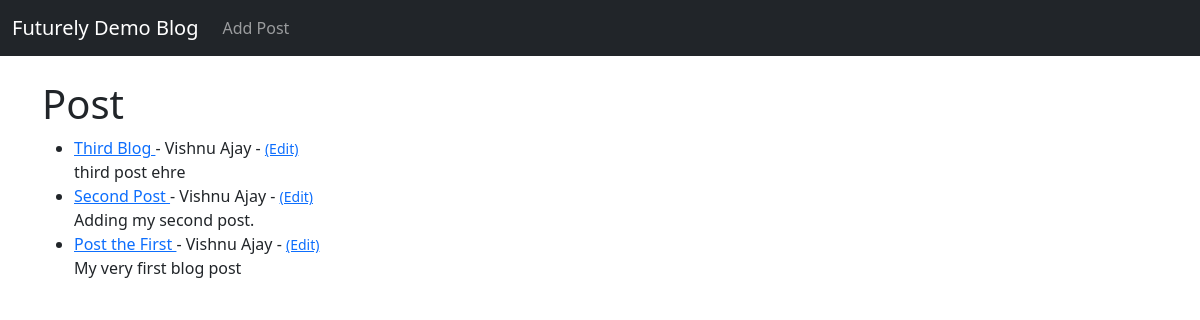
/, run on an earlier commit of the app's database.
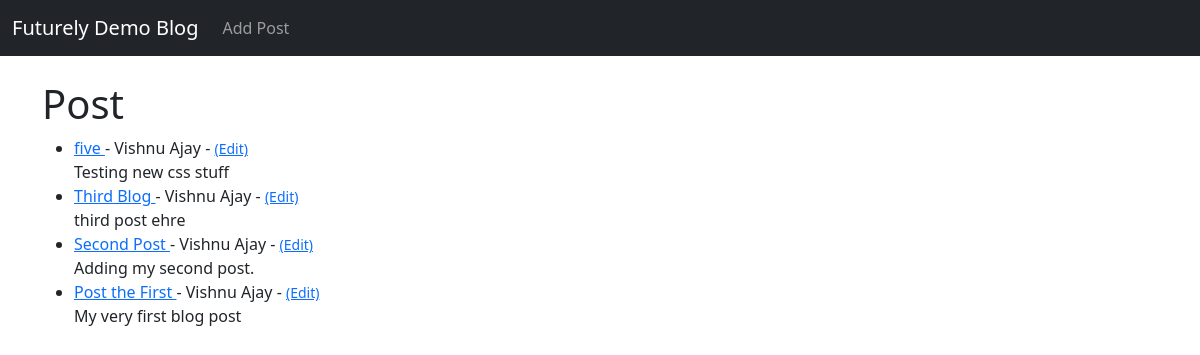
And on a later commit of the database.
### newBlog/models.py (models this page shows, shortened)
class Post(models.Model):
    title = models.CharField(max_length=255)
    title_tag = models.CharField(max_length=255)
    content = models.TextField()
    date_posted = models.DateTimeField(auto_now_add=True)
    author = models.ForeignKey(User, on_delete=models.CASCADE)

### newBlog/views.py (the view)
# urls.py: path('', HomeView.as_view(), name='home'),
class HomeView(ListView):
    model = Post
    template_name = 'home.html'
    ordering = ['-date_posted']

### newBlog/templates/home.html
{% extends 'base.html' %}
{% block content %}
<h1> Post </h1>
<ul>
{% for post in object_list %}
    <li>
        <a href="{% url 'article-detail' post.pk %}">{{ post.title }} </a>
        - {{ post.author.first_name }} {{ post.author.last_name}} - <small><a href="{% url 'update_post' post.pk %}"> (Edit) </a></small>
        <br/>
        {{ post.content }}
    </li>
{%endfor%}
</ul>
{% endblock %}

What changed in the data, as far as the page shows it:
added Post: title "five", author.first_name "Vishnu", author.last_name "Ajay", content "Testing new css stuff"
